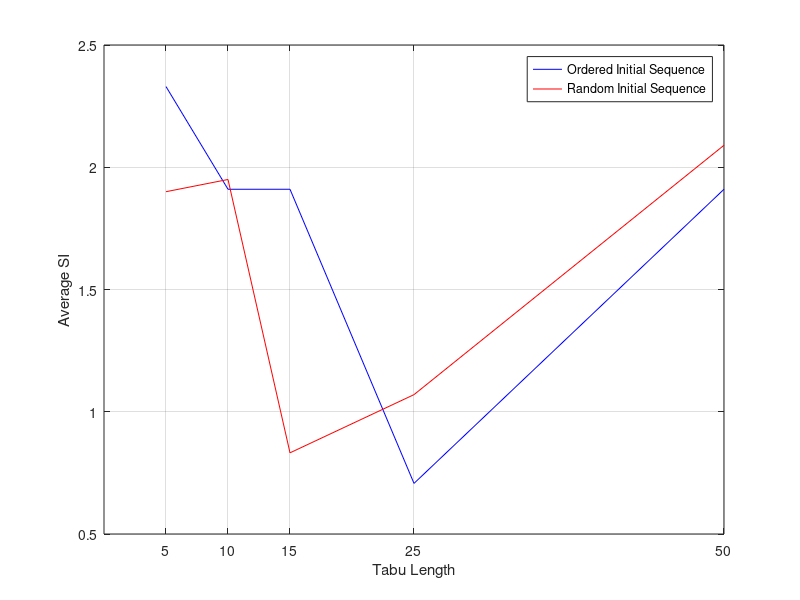

Source code (MATLAB):
clear 
clc
tabu_length=[5 10 15 25 50];
average_random=[1.90 1.95 0.832 1.07 2.09];
average_ordered=[2.33 1.91 1.91 0.707 1.91];
plot(tabu_length,average_ordered,'color','blue')
set(gcf,'color','w');
hold on
plot(tabu_length,average_random,'color','red')
legend('Ordered Initial Sequence','Random Initial Sequence')
xlabel('Tabu Length')
ylabel('Average SI')
grid on
set(gca,'XTick',[5 10 15 25 50])

